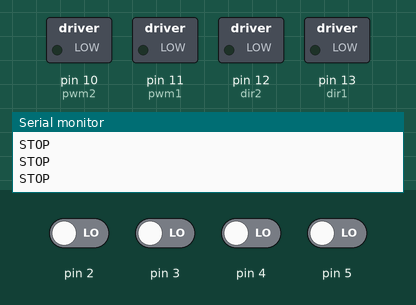
A sketch run on a simulated Arduino Uno, built with avr-gcc and run on an emulated ATmega328P. Parts: switched loads named in the sketch (green lamp = pin HIGH), the last lines printed to the serial monitor. The inputs (shaded band) are chosen by the test bench; at power-on: pin 2–5 LOW.

Above: at 2.8 s.
2.9 s: pin 3 driven HIGH
At 4.2 s:
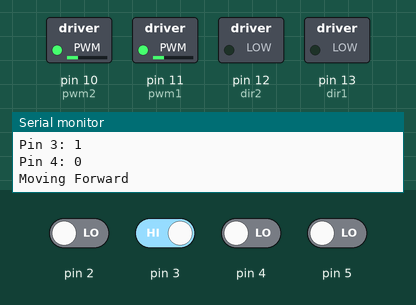
Timing chart, 0 to 5.9 s (numbered marks = the images above; inputs shaded):
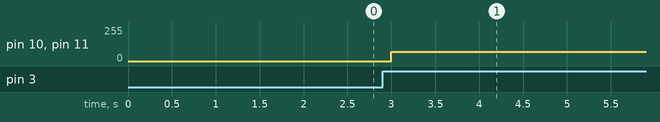

The sketch:

LSA08_Digital.ino
```cpp
const byte dir1 = 13;   // Connect DIR1 of motor driver to pin 13
const byte dir2 = 12;   // Connect DIR2 of motor driver to pin 12
const byte pwm1 = 11;   // Connect PWM1 of motor driver to pin 11
const byte pwm2 = 10;   // Connect PWM2 of motor driver to pin 10

void setup() {
  // Setting pin 0 - 7 as digital input pin
  for(byte i=0;i<=7;i++) {
    pinMode(i,INPUT);
  }

  // Setting pin 10 - 13 as digital output pin
  for(byte i=10;i<=13;i++) {
    pinMode(i,OUTPUT);
  }

  // Setting the initial condition of motors
  // make sure both PWM pins are LOW
  digitalWrite(pwm1,LOW);
  digitalWrite(pwm2,LOW);

  // State of DIR pins are depending on your physical connection
  // if your robot behaves strangely, try changing thses two values
  digitalWrite(dir1,LOW);
  digitalWrite(dir2,LOW);
  Serial.begin(19200);
}

void loop() {
  // Checking for junction crossing, if juction detected,
  // keep moving forward
  if(digitalRead(2) && digitalRead(5))
  {
    Serial.print("Pin 2: ");
    Serial.println(digitalRead(2));
    Serial.print("Pin 5: ");
    Serial.println(digitalRead(5));
    moveForward();
  }
  // Checking for sensor number 1 and 2, if line detected, move left
  else if(digitalRead(1) && digitalRead(2))
  {
    Serial.print("Pin 1: ");
    Serial.println(digitalRead(1));
    Serial.print("Pin 2: ");
    Serial.println(digitalRead(2));
    moveRight();
  }

  // Checking for sensor number 5 and 6, if line detected, move right
  else if(digitalRead(5) && digitalRead(6))
  {
    Serial.print("Pin 5: ");
    Serial.println(digitalRead(5));
    Serial.print("Pin 6: ");
    Serial.println(digitalRead(6));
    moveLeft();
  }

  // Checking for sensors number 3 and 4,
  // if line is detected by either of these sensor, move forward
  else if(digitalRead(3) || digitalRead(4))
  {
    Serial.print("Pin 3: ");
    Serial.println(digitalRead(3));
    Serial.print("Pin 4: ");
    Serial.println(digitalRead(4));
    moveForward();
  }

  // If no line is detected, stay at the position
  else
  {
    wait();
  }

  // Put some delay to avoid the robot jig while making a turn
  delay(1000);

}


// The values work good in my case, you could use other values set
// to archieve a performance that satisfy you
void moveLeft() {
  // For robot to move left, right motor has to be faster than left motor
  Serial.println("Moving Left");
  analogWrite(pwm1,90);
  analogWrite(pwm2,10);
}

void moveRight() {
  // For robot to move right, left motor has to be faster than right motor
  Serial.println("Moving Right");
  analogWrite(pwm1,10);
  analogWrite(pwm2,90);
}

void moveForward() {
  // For robot to move forward, both motors have to be same speed
  Serial.println("Moving Forward");
  analogWrite(pwm1,70);
  analogWrite(pwm2,70);
}

void wait() {
  // Function to makes the robot stay
  Serial.println("STOP");
  analogWrite(pwm1,0);
  analogWrite(pwm2,0);
}
```

Measured:
- after the input at 2.9 s, pin 10 (pwm2), pin 11 (pwm1): 0/255 → 70/255 after 0.10 s
